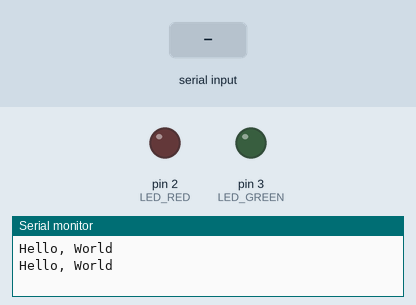
Simulated run of this sketch. Board: Arduino Uno, built with avr-gcc and run on an emulated ATmega328P. On the bench: output pins drawn as LEDs (lit = HIGH), the last lines printed to the serial monitor. The inputs (shaded band) are chosen by the test bench.

Above: at 1.2 s.
1.3 s: "E\n" received over Serial
At 2.1 s:
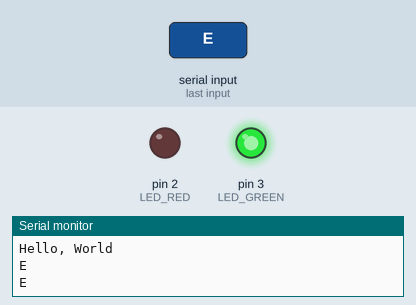
4.3 s: "1\n" received over Serial
At 5.7 s:
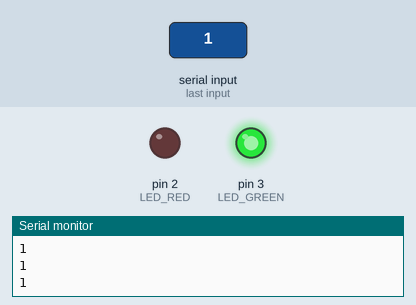
6.5 s: "E\n" received over Serial
At 7.3 s:
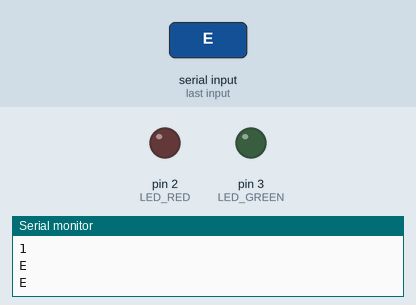
8.0 s: "0\n" received over Serial
At 8.5 s:
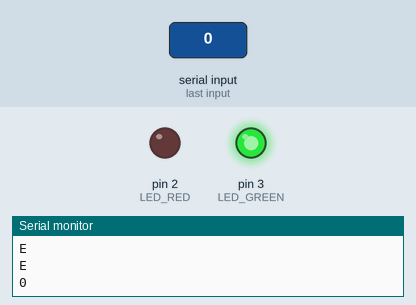
Timing chart, 0 to 10.5 s (numbered marks = the images above; inputs shaded):
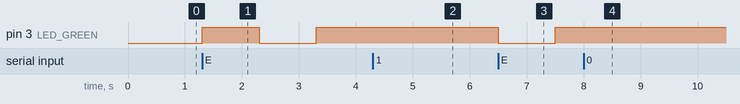

Measured:
- after the input at 1.3 s, pin 3 (LED_GREEN): LOW → HIGH at once, → LOW 1.0 s later, → HIGH 1.0 s later
- after the input at 4.3 s, pin 3 (LED_GREEN): stays HIGH (without the input it goes to LOW after 0.01 s)
- after the input at 6.5 s, pin 3 (LED_GREEN): HIGH → LOW at once, → HIGH 1.0 s later
- after the input at 8.0 s, pin 3 (LED_GREEN): stays HIGH (without the input it goes to LOW after 0.50 s)

The sketch:

test.ino
```cpp
#define LED_RED 2
#define LED_GREEN 3

// millis
unsigned long previousMillis = 0;
const int interval = 500;

// Blink
unsigned long previousMillisBlink = 0;
const int intervalBlink = 1000;

bool startBlinkGreen = false;
bool blinkGreen = false;

String test = "Hello, World";

void setup() {
    pinMode(LED_RED, OUTPUT);
    pinMode(LED_GREEN, OUTPUT);
    Serial.begin(9600);
}

void loop() {
    readSerial();
    if (millis() - previousMillis > interval) {
        previousMillis = millis();
        Serial.println(test);
    }
    if (startBlinkGreen) {
        if (millis() - previousMillisBlink > intervalBlink) {
            previousMillisBlink = millis();
            blinkGreen = !blinkGreen;
            if (blinkGreen) {
                digitalWrite(LED_GREEN, HIGH);
            } else {
                digitalWrite(LED_GREEN, LOW);
            }
        }
    }
}

void readSerial() {
    if (Serial.available() > 0) {
        digitalWrite(LED_RED, HIGH);
        String inByte = Serial.readStringUntil('\n');
        test = inByte;
        if (inByte.charAt(0) == 'E') {
            startBlinkGreen = !startBlinkGreen;
        } else {
            startBlinkGreen = false;
            digitalWrite(LED_GREEN, HIGH);
        }
    } else {
        digitalWrite(LED_RED, LOW);
    }
}
```
